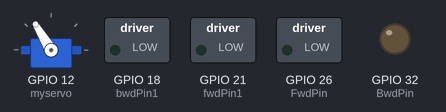
The sketch below on a simulated ESP32. Shown: servo, switched loads named in the sketch (green lamp = pin HIGH), output pins drawn as LEDs (lit = HIGH).

Above: at 0.05 s.
At 2.1 s:
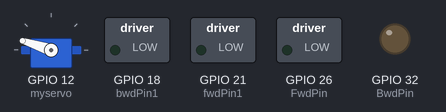
At 4.1 s:
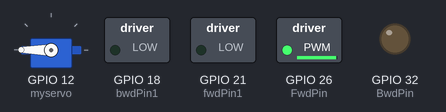
At 5.1 s:
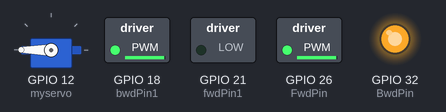
At 6.1 s:
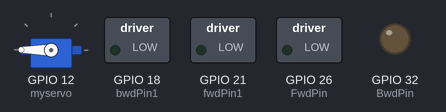
At 8.15 s:
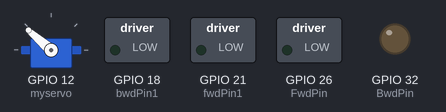
Timing chart, 0 to 11.8 s (numbered marks = the images above):
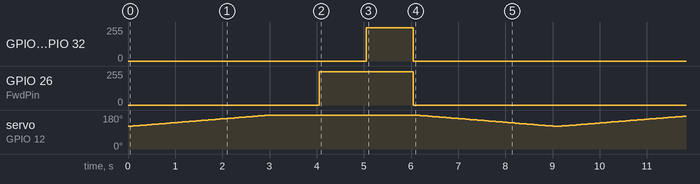

Measured:
- by itself, GPIO 18 (bwdPin1), GPIO 32 (BwdPin): alternates 250/255 for 1.0 s and 0/255 for 8.1 s
- by itself, GPIO 26 (FwdPin): alternates 250/255 for 2.0 s and 0/255 for 7.1 s

The sketch:

Robot-arm.ino
```cpp
#include <ESP32Servo.h>


Servo myservo; // create servo object to control a servo
Servo myservo1;
int posVal = 180; // variable to store the servo position
int servoPin = 25; // Servo motor pin blue left arm // Zero head
const int FwdPin = 26; //Forward Motor Pin//right green
const int BwdPin = 32;  //Backward Motor Pin // forward right light blue
// second monter pin
const int fwdPin1 = 21;  // left yellow
const int bwdPin1 = 18;   // foward left white

long ActTime = 1000; // The time for a particular part of the cycle.

int MaxSpd = 250;
int MaxSpd1 = 250;//Top speed (0-255)

boolean DirFlag = true; //Flag for direction
const int pwmChannel1 = 0; // PWM channel for FwdPin and BwdPin
const int pwmChannel2 = 1; // PWM channel for fwdPin1 and bwdPin1
const int pwmFrequency = 5000; // PWM frequency (5 kHz)
const int pwmResolution = 8; // 8-bit resolution (0-255)

void setup() {
myservo.attach(12);
  pinMode(fwdPin1, OUTPUT);
  pinMode(bwdPin1, OUTPUT);
  pinMode(FwdPin, OUTPUT);
  pinMode(BwdPin, OUTPUT);
    //ledcSetup(1, 5000, 8);

     // Configure PWM channel
}


void loop() {

 // int b = myservo.read();
  // Serial.print(b);
//myservo.write(100);
for (posVal = 120; posVal <= 180; posVal += 1) {
myservo.write(posVal);
delay(50);
}

delay(1000);


    analogWrite(FwdPin,MaxSpd);  //Send instructions to Forward motor pin
    analogWrite(fwdPin1,MaxSpd1);
    analogWrite(fwdPin1,0);
   // DirFlag = !DirFlag; //Toggle Direction flag

    delay(ActTime);
    analogWrite(BwdPin,MaxSpd);
    analogWrite(bwdPin1, MaxSpd1); //Send instructions to Backward motor pin
    delay(ActTime);
    analogWrite(BwdPin,0);
    analogWrite(bwdPin1,0);
   // DirFlag =! DirFlag; //Toggle Direction flag*/
   // delay(2000);*/
//myservo.write(180);delay(ActTime);
    analogWrite(FwdPin,0);

for (posVal = 180; posVal >= 120; posVal -= 1) { // goes from 180 degrees to 0 degrees
myservo.write(posVal); // tell servo to go to position in variable
delay(50); // waits 15ms for the servo to reach the position

}


}


  /*if (Serial.available() > 0) { // Check if data is received
        char in= Serial.read(); // Read the character
        if (in == 'r') { // If 'r' is pressed
            rightArm();}
        else if (in == 'l'){
            LeftArm();}*/
```
